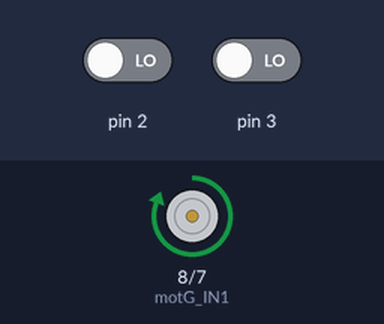
A sketch run on a simulated Arduino Uno, built with avr-gcc and run on an emulated ATmega328P. On the bench: motor-driver pin pairs drawn as motors (green arrow = first pin HIGH = forward, orange = second pin HIGH = backward, longer = more drive). The inputs (shaded band) are chosen by the test bench; at power-on: pin 2 LOW, pin 3 LOW. What the sketch prints to the serial monitor is not drawn.

Above: at 0.4 s.
Timing chart, 0 to 1.9 s (numbered marks = the images above):
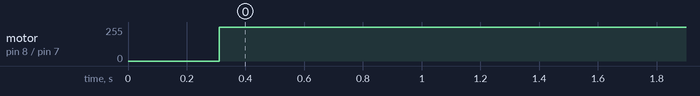

Measured:
- by itself, motor on pin 8 (motG_IN1) / pin 7 (motG_IN2): stopped → forward 255/255 at 0.31 s

The sketch:

asservissement_vitesse.ino
```cpp
#include <SimpleTimer.h>

SimpleTimer timer;                 // Timer pour échantillonnage

unsigned int tick_codeuse_G = 0;     // Compteur de tick de la codeuse du moteur Gauche
unsigned int tick_codeuse_D = 0;     // Compteur de tick de la codeuse du moteur Droit
int vitMoteur_G = 0;                 // Commande du moteur Gauche
int vitMoteur_D = 0;                 // Commande du moteur Droite

const int frequence_echantillonnage = 100; // Fréquence d'exécution de l'asservissement
const int rapport_reducteur = 30;          // Rapport nombre de tours de l'arbre moteur et de la roue
const int tick_par_tour_codeuse = 32;  //64 tick sur deux capteurs hall, ici un seul capteur

//definition des entrées Moteur Gauche
const int motG_IN1 = 8;    // Commande de sens moteur, Input 1
const int motG_IN2 = 7;    // Commande de sens moteur, Input 2
const int pinPowerG  = 9;    // Commande de vitesse moteur, Output Enabled1

//definition des entrées Moteur Droite
const int motD_IN3 = 12;    // Commande de sens moteur, Input 1
const int motD_IN4 = 13;    // Commande de sens moteur, Input 2
const int pinPowerD  = 11;    // Commande de vitesse moteur, Output Enabled1

//consigne en tour/s
//const float consigne_moteur_G = 0;//2;  // Consigne nombre de tours de roue par seconde moteur Gauche
float consigne_moteur_G = 0;
//const float consigne_moteur_D = 0;//2;  // Consigne nombre de tours de roue par seconde moteur Droit
float consigne_moteur_D = 0;

// init calculs asservissement PID
float erreur_G_precedente = consigne_moteur_G; // (en tour/s)
float somme_erreur_G = 0;
float erreur_D_precedente = consigne_moteur_D; // (en tour/s)
float somme_erreur_D = 0;

//Definition des constantes du correcteur PID
const float kp = 1000; // Coefficient proportionnel (choisis par essais successifs)
const float ki = 20; //5;   // Coefficient intégrateur
const float kd = 0; //100; // Coefficient dérivateur

/* Routine d'initialisation */
void setup()
{
    Serial.begin(115200);         // Initialisation port COM
    pinMode(pinPowerG, OUTPUT);    // Sorties commande moteur
    pinMode( motG_IN1, OUTPUT );
    pinMode( motG_IN2, OUTPUT );

    analogWrite(pinPowerG, 0);  // Initialisation sortie moteur à 0
    delay(300);                // Pause de 0,3 sec pour laisser le temps au moteur de s'arréter si celui-ci est en marche

    // Interruption sur tick de la codeuse du moteur Gauche  (interruption 0 = pin2 arduino)
    attachInterrupt(0, compteur_G, CHANGE);

    // Interruption sur tick de la codeuse du moteur Droit  (interruption 1 = pin3 arduino)
    attachInterrupt(1, compteur_D, CHANGE);

    // Interruption pour calcul du PID et asservissement appelee toutes les 10ms
    timer.setInterval(1000/frequence_echantillonnage, asservissement);
}

/* Fonction principale */
void loop()
{
    timer.run();  //on fait tourner l'horloge
    delay(10);

}

//---- Interruption sur tick de la codeuse du moteur Gauche
void compteur_G()
{
    tick_codeuse_G++;
    // On incrémente le nombre de tick de la codeuse.   un seul sens
}

//---- Interruption sur tick de la codeuse du moteur Droit
void compteur_D()
{
    tick_codeuse_D++;
    // On incrémente le nombre de tick de la codeuse.   un seul sens
}

//---- Interruption pour calcul du P
void asservissement()
{


    // Calcul de l'erreur_G
    int frequence_codeuse_G = frequence_echantillonnage * tick_codeuse_G; //100*tick_codeuse_G
    int frequence_codeuse_D = frequence_echantillonnage * tick_codeuse_D; //100*tick_codeuse_G

    float vit_roue_tour_sec_G = (float)frequence_codeuse_G / (float)tick_par_tour_codeuse / (float)rapport_reducteur;    //(100*tick_codeuse_G)/32/19
    float vit_roue_tour_sec_D = (float)frequence_codeuse_D / (float)tick_par_tour_codeuse / (float)rapport_reducteur;    //(100*tick_codeuse_G)/32/19

    float erreur_G = (consigne_moteur_G) - vit_roue_tour_sec_G; // pour le proportionnel
    float erreur_D = (consigne_moteur_D) - vit_roue_tour_sec_D; // pour le proportionnel

    somme_erreur_G += erreur_G; // pour l'intégrateur
    somme_erreur_D += erreur_D; // pour l'intégrateur

    float delta_erreur_G = erreur_G - erreur_G_precedente;  // pour le dérivateur
    erreur_G_precedente = erreur_G;
    float delta_erreur_D = erreur_D - erreur_D_precedente;  // pour le dérivateur
    erreur_D_precedente = erreur_D;


    // Réinitialisation du nombre de tick des  codeuses
    tick_codeuse_G = 0;
    tick_codeuse_D = 0;

    // P : calcul de la commande
    vitMoteur_G = kp*erreur_G + ki*somme_erreur_G + kd*delta_erreur_G;  //somme des trois erreur_Gs
    vitMoteur_D = kp*erreur_D + ki*somme_erreur_D + kd*delta_erreur_D;  //somme des trois erreur_Gs

    // Normalisation et contrôle du moteur de Gauche
    if ( vitMoteur_G > 255 )
    {
        vitMoteur_G = 255;  // sachant que l'on est branché sur un pont en H L293D
    }
    else if ( vitMoteur_G < 0 )
    {
        vitMoteur_G = 0;
    }

     // Normalisation et contrôle du moteur de Droite
    if ( vitMoteur_D > 255 )
    {
        vitMoteur_D = 255;  // sachant que l'on est branché sur un pont en H L293D
    }
    else if ( vitMoteur_D < 0 )
    {
        vitMoteur_D = 0;
    }

    TournerDroite_G(vitMoteur_G);
    TournerDroite_D(vitMoteur_D);

    // DEBUG
    Serial.print(vit_roue_tour_sec_G);  // affiche à gauche la vitesse et à droite l'erreur_G
    Serial.print(" : ");
    Serial.print(vit_roue_tour_sec_D);  // affiche à gauche la vitesse et à droite l'erreur_D
    //Serial.print(" : ");
    //Serial.print(erreur_G, 4);
    //Serial.print(" : ");
    //Serial.print(vitMoteur_G);
    Serial.println();
}

//---- fonction pour faire tourner le moteur dans un sens (a droite)
void TournerDroite_G( int powerRate )
{
    digitalWrite(motG_IN1, HIGH);
    digitalWrite(motG_IN2, LOW);
    analogWrite(pinPowerG, powerRate);
}

void TournerDroite_D( int powerRate )
{
    digitalWrite(motD_IN3, HIGH);
    digitalWrite(motD_IN4, LOW);
    analogWrite(pinPowerD, powerRate);
}
```
